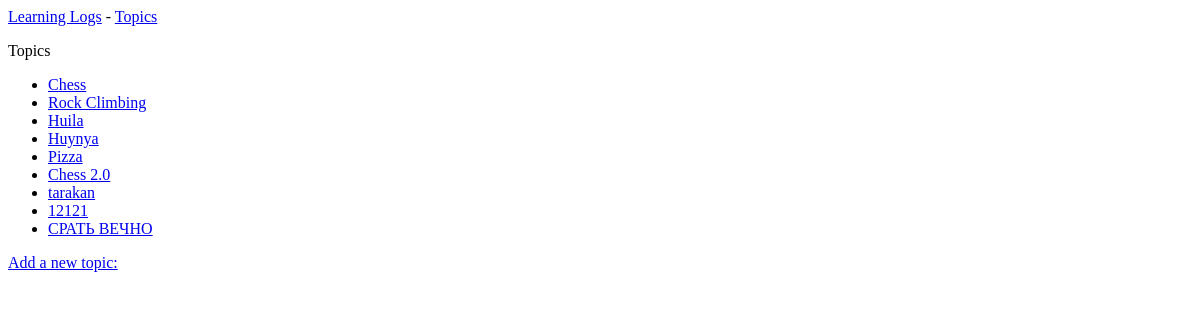
Before: /topics/ with the older database file.
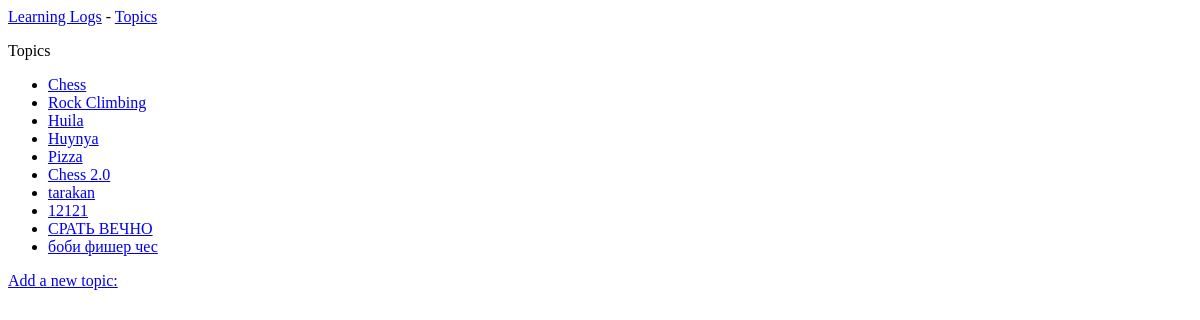
After: the same page with the newer database file.
### learning_logs/models.py (models this page shows)
class Topic(models.Model):
    text = models.CharField(max_length = 200)
    date_added = models.DateTimeField(auto_now_add=True)
    def __str__(self) -> str:
        return self.text

### learning_logs/views.py (the view)
# urls.py: path('topics/', views.topics, name='topics'), # Page with a list of all topics
def topics(request):
    topics = Topic.objects.order_by('date_added')
    context = {'topics': topics}
    return render(request, 'learning_logs/topics.html', context)

### learning_logs/templates/learning_logs/topics.html
{% extends 'learning_logs/base.html' %}
{% block content %}
<p>Topics</p>
<ul>
    {% for topic in topics %}
      <li><a href="{% url 'learning_logs:topic' topic.id %}">{{ topic }}</a></li>
    {% empty %}
      <li>No topics have been added yet!</li>
    {% endfor %}
</ul>
<a href="{% url 'learning_logs:new_topic' %}">Add a new topic:</a>
{% endblock content %}

Changed rows visible on the page:
added Topic: text "боби фишер чес"
